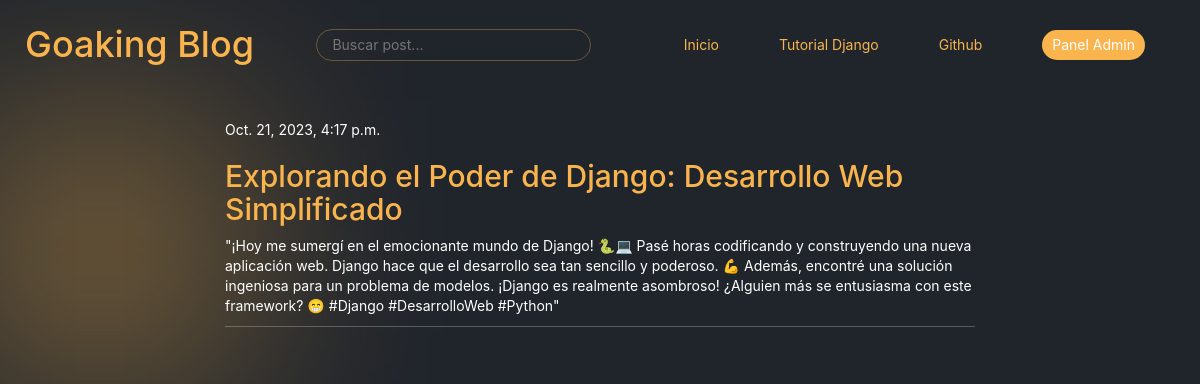
Page /post/6/ on the committed database.
### blog/models.py (models this page shows, shortened)
class Post(models.Model):
    author = models.ForeignKey(settings.AUTH_USER_MODEL, on_delete=models.CASCADE)
    title = models.CharField(max_length=200)
    text = models.TextField()
    created_date = models.DateTimeField(
            default=timezone.now)
    published_date = models.DateTimeField(
            blank=True, null=True)

### blog/views.py (the view)
# urls.py: path('post/<int:pk>/', views.post_detail, name='post_detail'),
def post_detail(request, pk):
    post = get_object_or_404(Post, pk=pk)
    return render(request, 'blog/post_detail.html', {'post': post})

### blog/templates/blog/post_detail.html (shortened to what this page needs)
{% extends 'blog/base.html' %} {% block content %}
<div class="post">
  {% if post.published_date %}
  <div class="date">{{ post.published_date }}</div>
  {% endif %}
  <h2>{{ post.title }}</h2>
  <p>{{ post.text|linebreaksbr }}</p>
</div>
{% endblock %}

### blog/static/css/blog.css (style rules this page uses)
* { margin: 0; padding: 0; box-sizing: border-box; font-family: -apple-system,BlinkMacSystemFont,segoe ui,Roboto,Helvetica,Arial,sans-serif,apple color emoji,segoe ui emoji,segoe ui symbol; }
body { background-color: #20252C; }
body:before { content: ""; background-color: #f9b44d5d; filter: blur(100px); width: 300px; height: 300px; position: absolute; left: -50px; top: 100px; z-index: -1; }
.post { margin: 30px 0px; border-bottom:1px solid #ffffff3e ; }
.post h2 a , h2 { color: #f9b44d; }
.post p , .date { color: #fff; }

### rows in the picture
Post: published_date "Oct. 21, 2023, 4:17 p.m.", title "Explorando el Poder de Django: Desarrollo Web Simplificado", text "\"¡Hoy me sumergí en el emocionante mundo de Django! 🐍💻 Pasé horas codificando y construyendo una nueva aplicación web. Django hace que el desarrollo sea tan sencillo y poderoso. 💪 Además, encontré una solución ingeniosa para un problema de modelos. ¡Django es realmente asombroso! ¿Alguien más se entusiasma con este framework? 😁 #Django #DesarrolloWeb #Python\""
